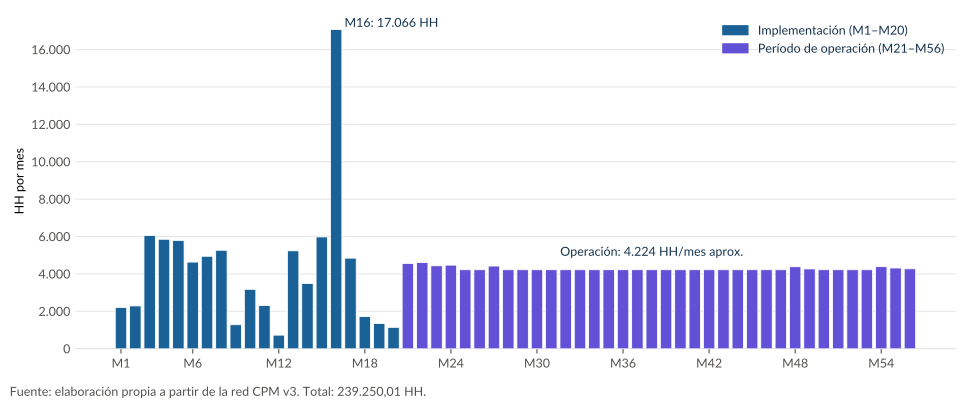

Recreate this plot in Python.
"""Figura SD-07 · Distribución mensual de HH, M1–M56 (red v3).

Suma mensual de la matriz de HH por rol de la red v3 (trabajo, campo, dirección, inducción y operación).
Dos series: implementación (M1–M20) y período de operación (M21–M56). Paleta validada (dataviz).
Uso: <python con matplotlib> diag-07-05_curva-hh-mensual.py
"""
import csv, os
import matplotlib
matplotlib.use('Agg')
import matplotlib.pyplot as plt
from matplotlib import font_manager
from matplotlib.patches import Patch

for _f in ('Lato-Regular.ttf', 'Lato-Bold.ttf'):
    _r = os.path.join('/usr/share/fonts/truetype/lato', _f)
    if os.path.exists(_r):
        font_manager.fontManager.addfont(_r)
AQUI = os.path.dirname(os.path.abspath(__file__))
RAIZ = os.path.normpath(os.path.join(AQUI, '..', '..'))
MATRIZ = os.path.join(RAIZ, '80_Artefactos/sd-07_contexto/red-v3-2026-11-10/HH_matriz_roles_M1_M56.csv')
SALIDA = os.path.join(AQUI, 'diag-07-05_curva-hh-mensual')
AZUL, VIOLETA, TEXTO, TEXTO2, GRILLA = '#196197', '#6250d6', '#17324D', '#52514e', '#e6e6e3'
plt.rcParams.update({'font.family': 'Lato', 'font.size': 9, 'text.color': TEXTO, 'xtick.color': TEXTO2,
                     'ytick.color': TEXTO2, 'axes.edgecolor': GRILLA})

num = lambda s: float(s.replace(',', '.'))
filas = list(csv.DictReader(open(MATRIZ, encoding='utf-8-sig'), delimiter=';'))
meses = list(range(1, 57))
total = [sum(num(r[f'M{m}']) for r in filas) for m in meses]
fig, ax = plt.subplots(figsize=(9.7, 4.0))
colores = [AZUL if m <= 20 else VIOLETA for m in meses]
ax.bar(meses, total, width=0.8, color=colores, edgecolor='white', linewidth=0.6, zorder=3)
pico = max(range(20), key=lambda i: total[i])
ax.annotate(f'M{meses[pico]}: {total[pico]:,.0f} HH'.replace(',', '.'), xy=(meses[pico], total[pico]), xytext=(6, 2),
            textcoords='offset points', fontsize=9, color=TEXTO)
ax.annotate(f'Operación: {total[29]:,.0f} HH/mes aprox.'.replace(',', '.'), xy=(38, total[37]), xytext=(0, 10),
            textcoords='offset points', ha='center', fontsize=9, color=TEXTO)
ax.set_xticks([1] + list(range(6, 57, 6)))
ax.set_xticklabels([f'M{m}' for m in [1] + list(range(6, 57, 6))])
ax.set_ylabel('HH por mes')
ax.yaxis.set_major_formatter(matplotlib.ticker.FuncFormatter(lambda v, _: f'{v:,.0f}'.replace(',', '.')))
ax.grid(axis='y', color=GRILLA, lw=0.8, zorder=1)
for s in ('top', 'right', 'left'):
    ax.spines[s].set_visible(False)
ax.tick_params(axis='y', length=0)
ax.legend(handles=[Patch(color=AZUL, label='Implementación (M1–M20)'), Patch(color=VIOLETA, label='Período de operación (M21–M56)')],
          loc='upper right', frameon=False, fontsize=9)
total_txt = f'{sum(total):,.2f}'.replace(',', 'X').replace('.', ',').replace('X', '.')
fig.text(0.01, 0.01, f'Fuente: elaboración propia a partir de la red CPM v3. Total: {total_txt} HH.',
         fontsize=9, color=TEXTO2)
fig.tight_layout(rect=(0, 0.04, 1, 1))
fig.savefig(SALIDA + '.png', dpi=300)
fig.savefig(SALIDA + '.pdf')
print('ok', SALIDA)
